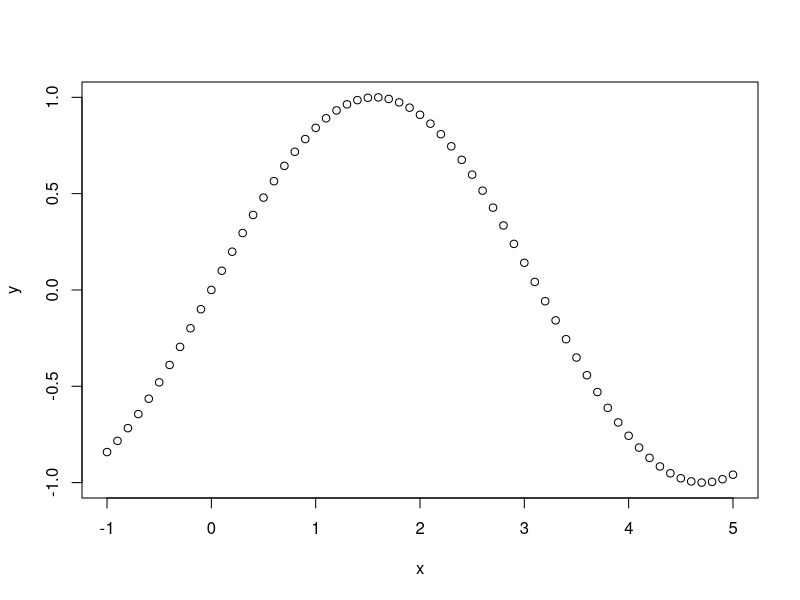
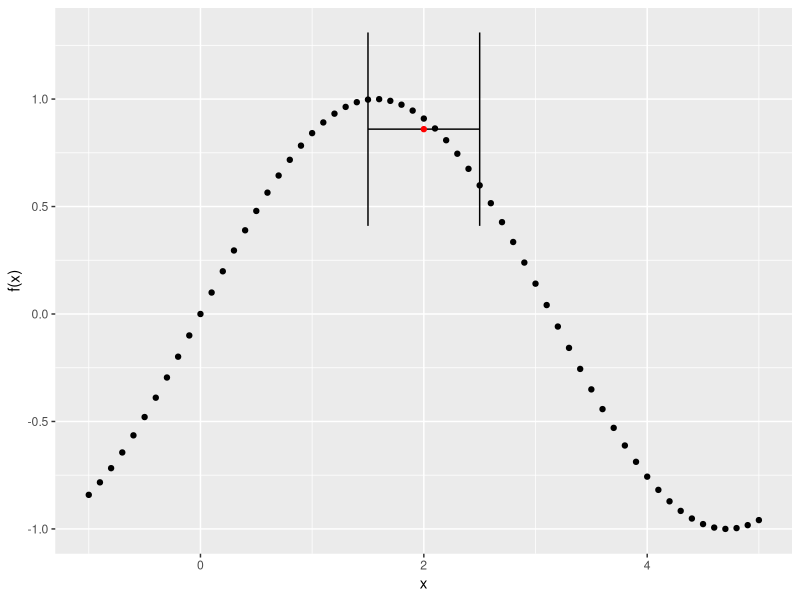
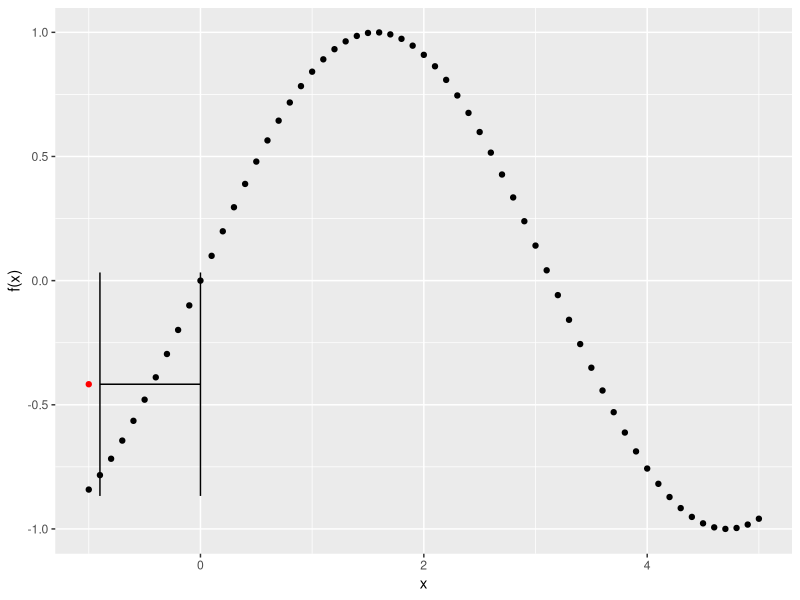
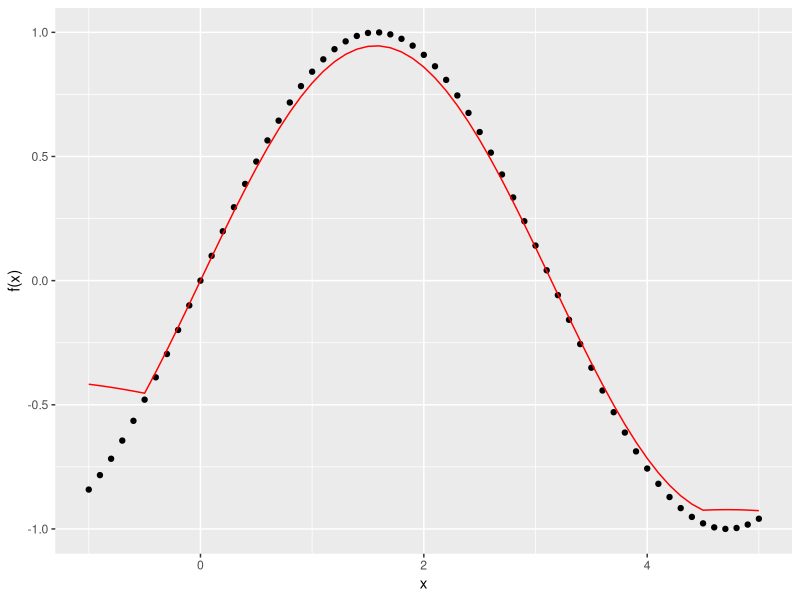
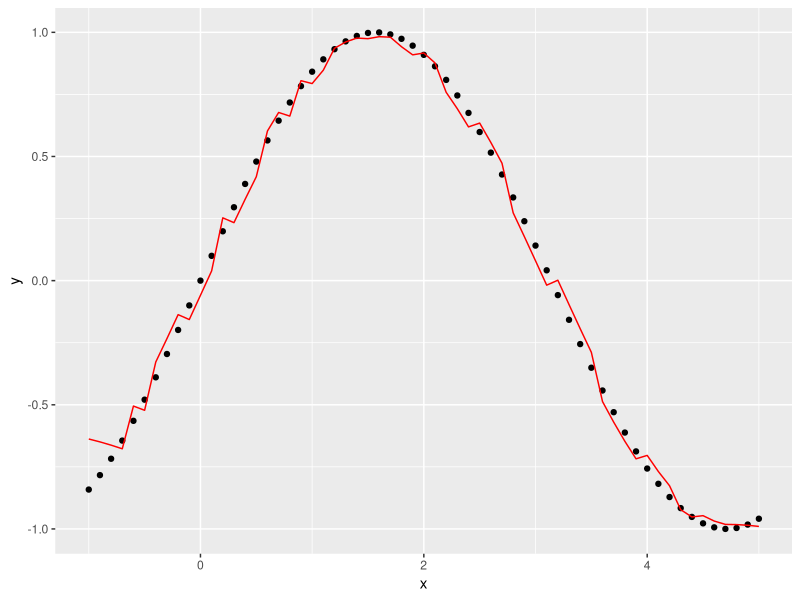
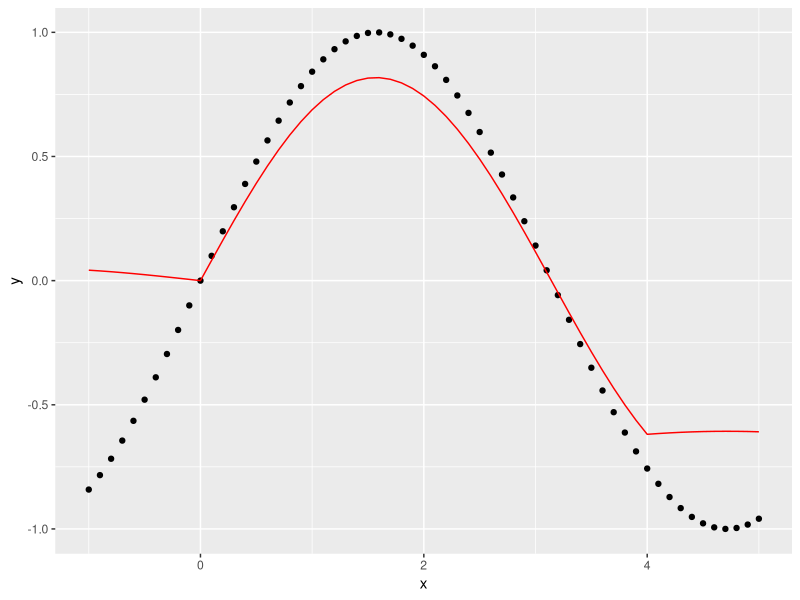
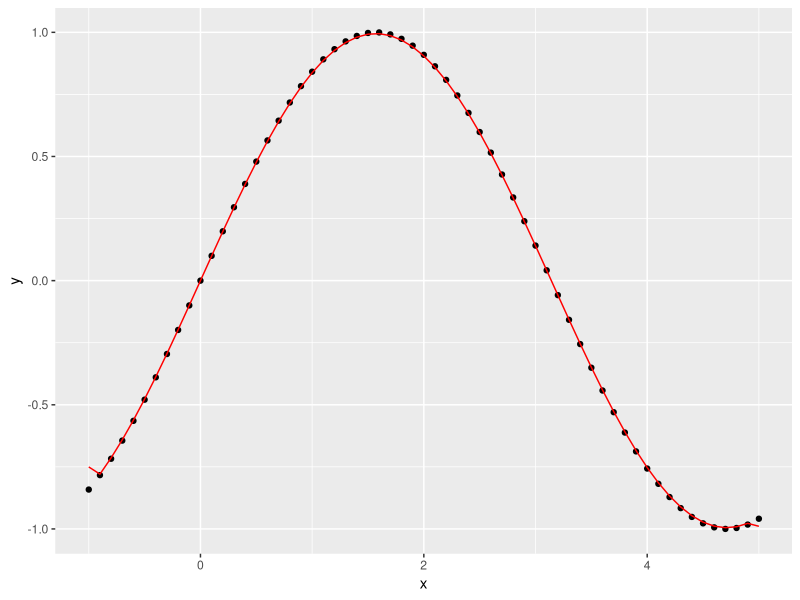

Write the R code that produced these figures, in order.
## ---- chunk 1
x <- seq(-1, 5, by = 0.1)
y <- sin(x)
plot(x,y)
## ---- chunk 2
library(FNN)
k <- 10
z <- knn.index(x, k=k)
## ---- chunk 3
z[1:10,]
## ---- chunk 4
library(ggplot2)

## Plot the original data
g <- ggplot() + geom_point(aes(x=x, y = y)) + 
  xlab("x") + ylab("f(x)")

## Now, get the index for x = 2
x_index <- which(x==2)

## Show the range of k nearest neighbors of this point
knn_low <- min(x[z[x_index, ]])
knn_high <- max(x[z[x_index, ]])
y_hat <- mean(y[z[x_index,]], )

## Add errorbars to the figure to show the 10 nearest values with the height of the point indicating the estimated value at y_i, denoted by the red dot
g <- g + geom_errorbarh(aes(xmin = knn_low, xmax = knn_high, y = y_hat)) + geom_point(aes(x=2,y_hat), colour = "red")

plot(g)
## ---- chunk 5
library(ggplot2)

## Plot the original data
g <- ggplot() + geom_point(aes(x=x, y = y)) + 
  xlab("x") + ylab("f(x)")

## Use the index for the lowest value
x_index <- 1

## Show the range of k nearest neighbors of this point
knn_low <- min(x[z[x_index, ]])
knn_high <- max(x[z[x_index, ]])
y_hat <- mean(y[z[x_index,]], )

## Add errorbars to the figure to show the 10 nearest values with the height of the point indicating the estimated value at y_i
g <- g + geom_errorbarh(aes(xmin = knn_low, xmax = knn_high, y = y_hat)) + geom_point(aes(x=x[x_index],y_hat), colour = "red")

plot(g)
## ---- chunk 6
y_hat <- rep(0, length(x))
for (i in 1:length(x) ) {
  y_hat[i] <- mean(y[z[i,]], )
}
## ---- chunk 7
g <- ggplot() + geom_point(aes(x=x, y = y)) + 
  xlab("x") + ylab("f(x)") + geom_line(aes(x=x, y=y_hat), colour = "red")
plot(g)
## ---- chunk 8
knn_est <- function(x, y, k) {
  z <- knn.index(x, k=k)
  y_hat <- rep(0, length(x))
  
for (i in 1:length(x) ) {
  y_hat[i] <- mean(y[z[i,]], )
}

  df <- data.frame(x=x, y = y, yhat = y_hat)
  return(df)
}
## ---- chunk 9
pred_df <- knn_est(x, y, 5)
g <- ggplot(pred_df) + geom_point(aes(x=x, y=y)) + geom_line(aes(x=x,y=yhat),colour="red")
plot(g)

## ---- chunk 10
pred_df <- knn_est(x, y, 20)
g <- ggplot(pred_df) + geom_point(aes(x=x, y=y)) + geom_line(aes(x=x,y=yhat),colour="red")
plot(g)
## ---- chunk 11
pred_df <- knn_est(x, y, 2)
g <- ggplot(pred_df) + geom_point(aes(x=x, y=y)) + geom_line(aes(x=x,y=yhat),colour="red")
plot(g)
